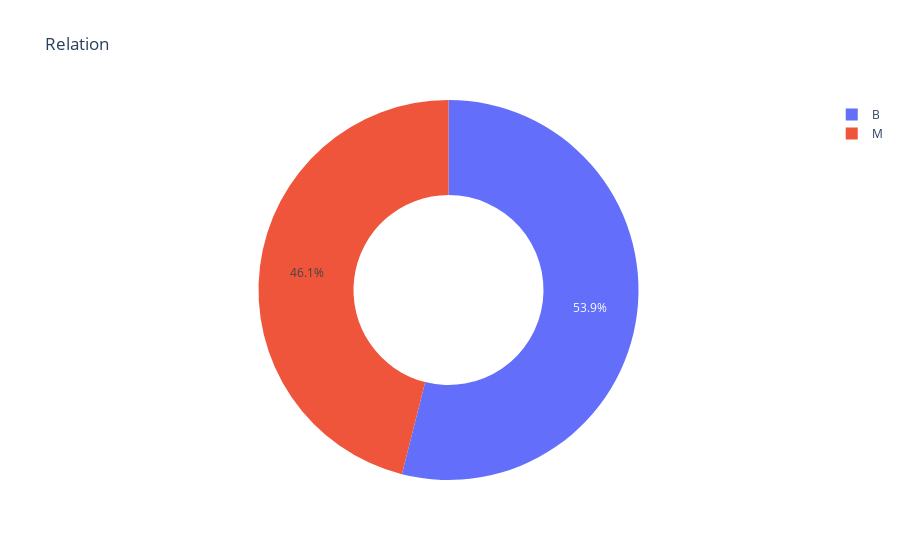

The cell this chart's notebook holds for it:
### Code cell
fig = px.pie(df, values='radius_mean', names='diagnosis', title='Relation',hole=.5)
fig.show()

### Figure 1 — Plotly figure (JSON) as saved in the notebook; plotly's stock layout.template omitted (floating-point values rounded to 4 significant figures; data arrays with more than 128 entries replaced by an {"elided": "..."} marker saying what was removed)
{"data": [{"domain": {"x": [0, 1], "y": [0, 1]}, "hole": 0.5, "hovertemplate": "diagnosis=%{label}<br>radius_mean=%{value}<extra></extra>", "labels": {"elided": "569 str values"}, "legendgroup": "", "name": "", "showlegend": true, "type": "pie", "values": {"elided": "569 float values"}}], "layout": {"legend": {"tracegroupgap": 0}, "title": {"text": "Relation"}}}
